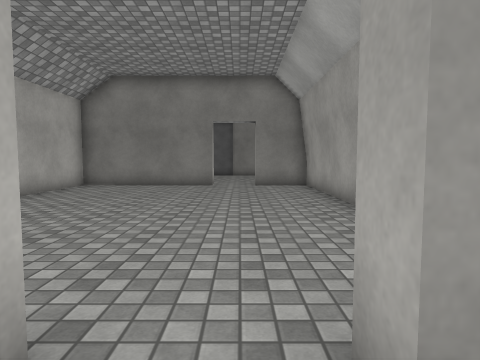
view 1 (above)

15 first-person views from a walk through a Unity game level. The camera is 1.2 m above the floor, tilts 4° down and sees 75° across. The floor is counted in squares, 1 m on a side. Each view is taken from the middle of a square. On the plan, view 1 faces up. The plan holds only what a view shows up to about 13 squares ahead; the rest is blank. The place goes on beyond the plan. Surface patterns are stand-ins for the level's own textures.

view 2
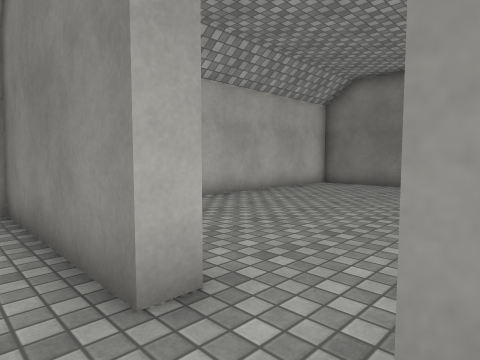

view 3
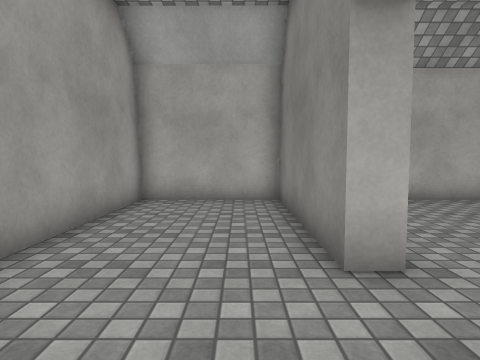

view 4
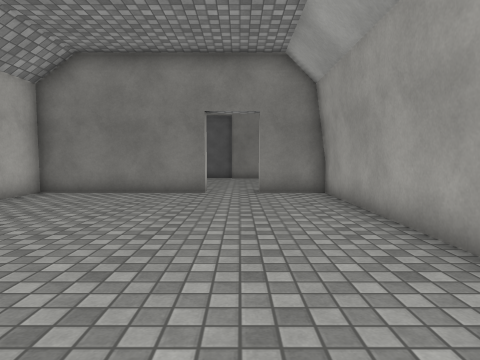

view 5
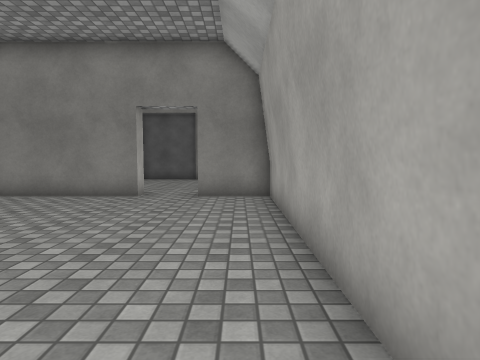

view 6
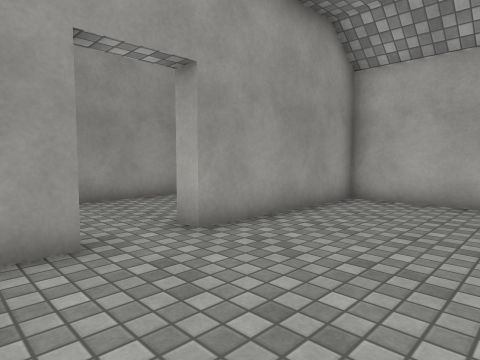

view 7
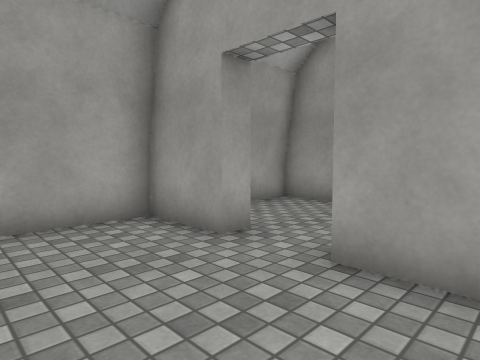

view 8
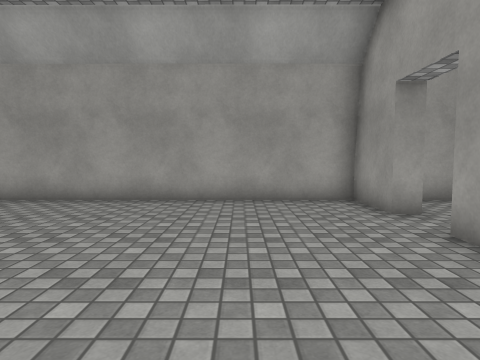

view 9
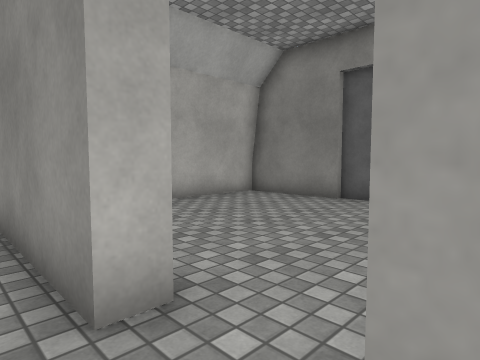

view 10
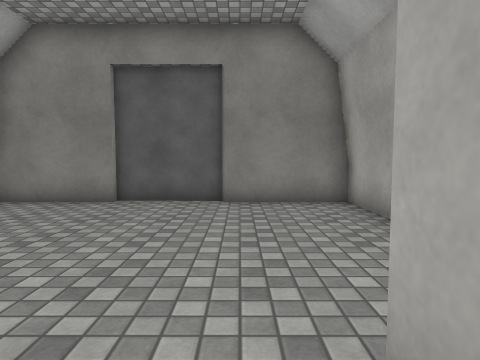

view 11
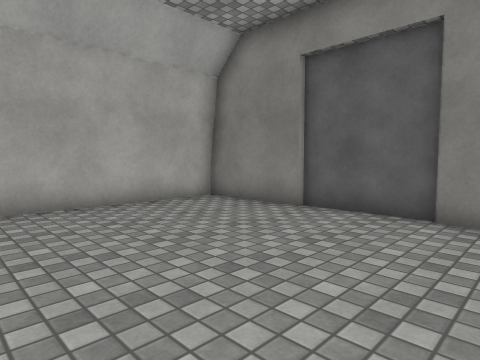

view 12
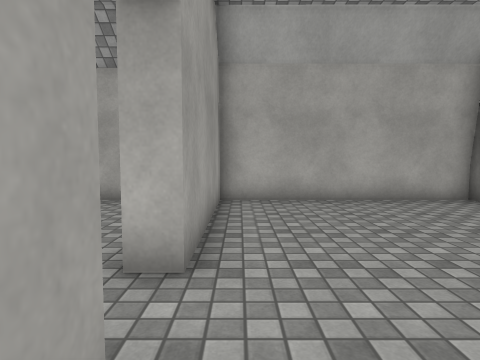

view 13
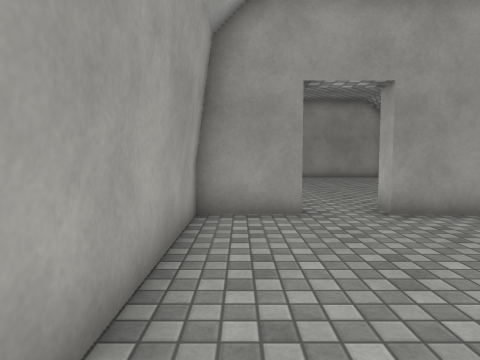

view 14
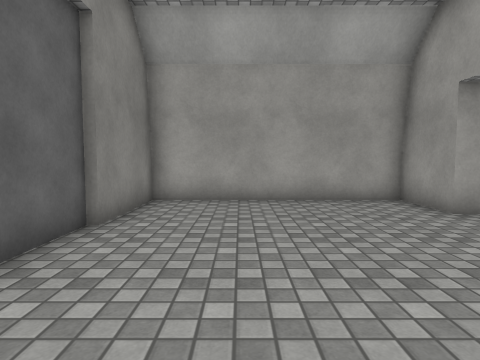

view 15
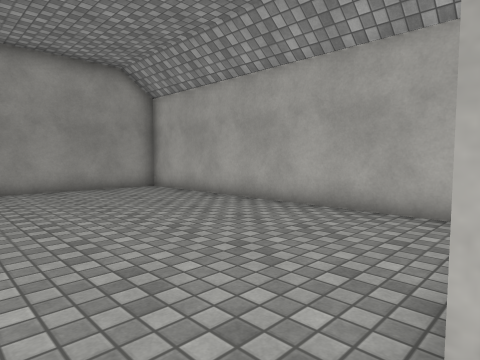

### Floor plan
Ten units are one square. View 1 is at (0, 0); x grows to the right and y downward. Boxes are objects, and circles mark ways between rooms. Rooms are numbered by the first view taken in them; rooms with no view inside come last. Other rooms are left out.
<svg viewBox="-75 -223 109 257">
<path fill="none" stroke="#000" d="M-12 -18 -12 -11 -70 -11 -70 28 -7 29M6 -10 7 -17M13 29 29 29 29 2M-12 -138 -69 -138 -70 -18 -12 -18M7 -17 29 -17 29 -138 7 -138M-34 -215 -69 -215 -69 -144 -12 -144 -12 -138M-29 -218 -36 -218M-4 -217 -12 -217M7 -138 7 -144 29 -144 29 -215 -6 -215"/>
<circle cx="-5" cy="-15" r="3" fill="#2a7"/>
<circle cx="-5" cy="-140" r="3" fill="#2a7"/>
<text x="-20" y="10">1</text>
<text x="-20" y="-80">2</text>
<text x="-20" y="-190">3</text>
</svg>
Room 1 opens to room 2. Room 2 opens to room 3.

Where each view was taken, in squares from view 1:
view 1: 0 up, 0 right, facing up
view 2: 0 up, 1 right, facing up-left
view 3: 0 up, 2 right, facing left
view 4: 3 up, 0 right, facing up
view 5: 4 up, 2 right, facing up
view 6: 6 up, 2 right, facing down-left
view 7: 5 up, 3 left, facing down-right
view 8: 5 up, 6 left, facing right
view 9: 13 up, 1 right, facing up-left
view 10: 13 up, 0 right, facing up
view 11: 15 up, 1 right, facing up-left
view 12: 15 up, 2 right, facing left
view 13: 21 up, 2 right, facing down
view 14: 19 up, 6 left, facing right
view 15: 14 up, 0 right, facing down-left
